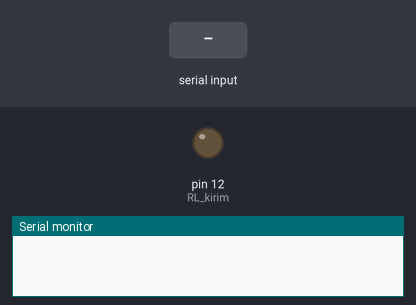
A sketch run on a simulated Arduino Uno, built with avr-gcc and run on an emulated ATmega328P. Parts: output pins drawn as LEDs (lit = HIGH), the last lines printed to the serial monitor. The test bench sets the inputs (shaded band).

Above: at 1.3 s.
1.4 s: "$" received over the second serial link
At 2.4 s:
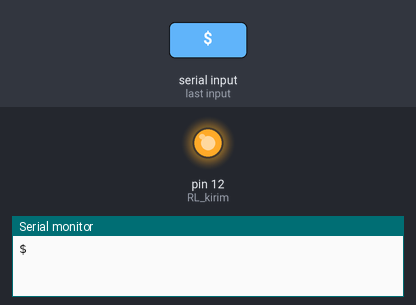
4.4 s: "1" received over the second serial link
At 4.7 s:
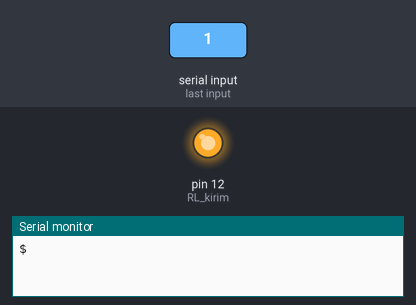
Timing chart, 0 to 7.4 s (numbered marks = the images above; inputs shaded):
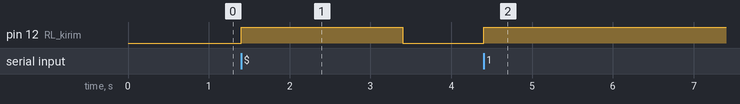

Measured:
- after the input at 1.4 s, pin 12 (RL_kirim): LOW → HIGH at once, → LOW 2.0 s later
- after the input at 4.4 s, pin 12 (RL_kirim): LOW → HIGH at once

The sketch:

HT_Serial_v3.ino
```cpp
#include <SoftwareSerial.h>
SoftwareSerial SerialBT(3, 4);  // 3 rx, 4 tx Bluetooth

unsigned long prevMillis1;
unsigned long prevMillis2;

#define maxCharactersHT 701 // Maks karakter 700
char charArrayHT[maxCharactersHT];  // Array karakter untuk menampung data
int charIndexHT = 0;                // Indeks saat memasukkan karakter

#define maxCharactersBT 701
char charArrayBT[maxCharactersBT];  // Array karakter untuk menampung data
int charIndexBT = 0;                // Indeks saat memasukkan karakter

bool sendDataState1 = false;
bool sendDataState2 = false;
#define RL_kirim 12
void setup() {
  SerialBT.begin(9600);
  Serial.begin(1200);

  pinMode(RL_kirim, OUTPUT);
  delay(100);
  digitalWrite(RL_kirim, LOW);
}

void loop() {

  while (SerialBT.available() > 0) {
    char inputChar1 = SerialBT.read();      // Membaca karakter dari serial monitor
    charArrayBT[charIndexBT] = inputChar1;  // Menyimpan karakter dalam charArray
    charIndexBT++;
    digitalWrite(RL_kirim, HIGH);
    if (inputChar1 == '$' || charIndexBT == maxCharactersBT - 1) {
      sendDataState1 = true;
    }
    if (sendDataState1) {
      charArrayBT[charIndexBT] = '\0';  // Menambahkan null-terminator pada akhir array
      Serial.print(charArrayBT);        // Mencetak charArray ke serial monitor
      charIndexBT = 0;
      delay(2000);
      digitalWrite(RL_kirim, LOW);
      sendDataState1 = false;
    }
  }

  while (Serial.available() > 0) {
    char inputChar2 = Serial.read();        // Membaca karakter dari serial monitor
    charArrayHT[charIndexHT] = inputChar2;  // Menyimpan karakter dalam charArray
    charIndexHT++;
    if (inputChar2 == '$' || charIndexHT == maxCharactersHT - 1) {
      sendDataState2 = true;
    }
    if (sendDataState2) {
      charIndexHT -= 1;
      charArrayHT[charIndexHT] = ' ';
      charArrayHT[charIndexHT] = '\0';  // Menambahkan null-terminator pada akhir array
      SerialBT.print(charArrayHT);      // Mencetak charArray ke serial monitor
      charIndexHT = 0;
      delay(200);
      sendDataState2 = false;
    }
  }
}
```
